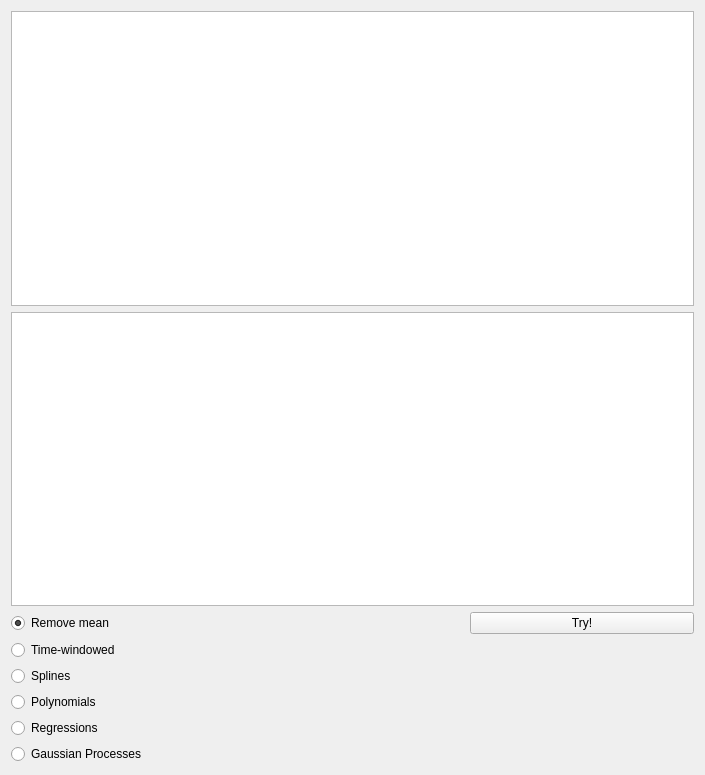
<?xml version="1.0" encoding="UTF-8"?>
<ui version="4.0">
 <class>Form</class>
 <widget class="QWidget" name="Form">
  <property name="geometry">
   <rect>
    <x>0</x>
    <y>0</y>
    <width>705</width>
    <height>775</height>
   </rect>
  </property>
  <property name="windowTitle">
   <string>Form</string>
  </property>
  <layout class="QGridLayout" name="gridLayout_2">
   <item row="0" column="0">
    <layout class="QGridLayout" name="gridLayout">
     <item row="5" column="0">
      <widget class="QRadioButton" name="radio_Polynomials">
       <property name="text">
        <string>Polynomials</string>
       </property>
       <attribute name="buttonGroup">
        <string notr="true">buttonGroup_trendOptions</string>
       </attribute>
      </widget>
     </item>
     <item row="2" column="0">
      <widget class="QRadioButton" name="radio_remove_mean">
       <property name="text">
        <string>Remove mean</string>
       </property>
       <property name="checked">
        <bool>true</bool>
       </property>
       <attribute name="buttonGroup">
        <string notr="true">buttonGroup_trendOptions</string>
       </attribute>
      </widget>
     </item>
     <item row="6" column="0">
      <widget class="QRadioButton" name="radio_Regressions">
       <property name="text">
        <string>Regressions</string>
       </property>
       <attribute name="buttonGroup">
        <string notr="true">buttonGroup_trendOptions</string>
       </attribute>
      </widget>
     </item>
     <item row="4" column="0">
      <widget class="QRadioButton" name="radio_Splines">
       <property name="text">
        <string>Splines</string>
       </property>
       <attribute name="buttonGroup">
        <string notr="true">buttonGroup_trendOptions</string>
       </attribute>
      </widget>
     </item>
     <item row="0" column="0" colspan="3">
      <widget class="PlotWidget" name="plot"/>
     </item>
     <item row="1" column="0" colspan="3">
      <widget class="PlotWidget" name="plot_2"/>
     </item>
     <item row="3" column="0">
      <widget class="QRadioButton" name="radio_timeW">
       <property name="text">
        <string>Time-windowed </string>
       </property>
       <attribute name="buttonGroup">
        <string notr="true">buttonGroup_trendOptions</string>
       </attribute>
      </widget>
     </item>
     <item row="7" column="0">
      <widget class="QRadioButton" name="radio_GPs">
       <property name="text">
        <string>Gaussian Processes</string>
       </property>
       <attribute name="buttonGroup">
        <string notr="true">buttonGroup_trendOptions</string>
       </attribute>
      </widget>
     </item>
     <item row="2" column="2">
      <widget class="QPushButton" name="try_button">
       <property name="text">
        <string>Try!</string>
       </property>
      </widget>
     </item>
    </layout>
   </item>
  </layout>
 </widget>
 <customwidgets>
  <customwidget>
   <class>PlotWidget</class>
   <extends>QGraphicsView</extends>
   <header>pyqtgraph</header>
  </customwidget>
 </customwidgets>
 <resources/>
 <connections/>
 <buttongroups>
  <buttongroup name="buttonGroup_trendOptions"/>
 </buttongroups>
</ui>
